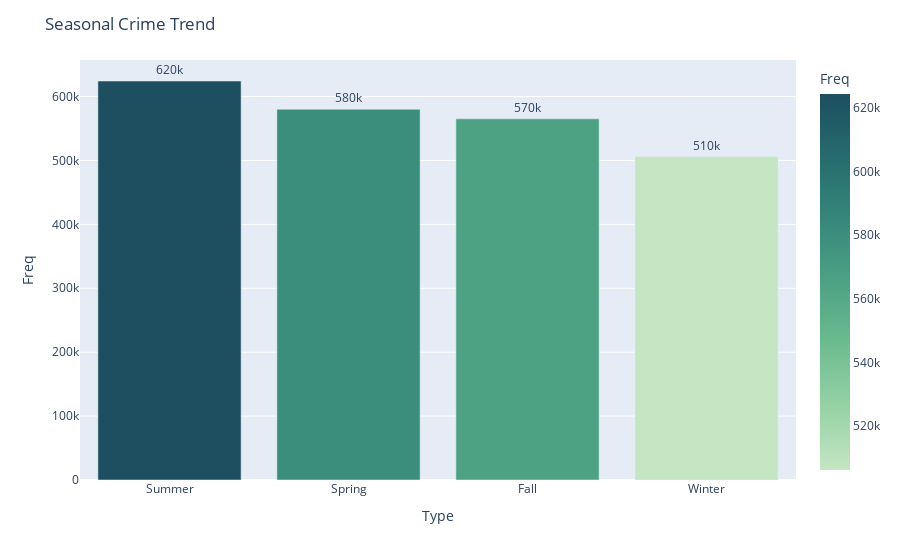

Notebook source saved alongside this figure:
### Markdown cell above
This chart clearly shows a "periodic" pattern in the crimes over many years, which shows why crimes are very predictable activity.

**Observations:**
- From the figure above, its observed that FEBRUARY recorded the least amount of crime cases and JULY is the month where crimes are comitted the most.

### Code cell
# Seasonal Trend of Crimes in Chicago
plot_counts1(c_crime_df["Season"], "Seasonal Crime Trend")

### Figure 1 — Plotly figure (JSON) as saved in the notebook; plotly's stock layout.template omitted (floating-point values rounded to 4 significant figures)
{"data": [{"alignmentgroup": "True", "hovertemplate": "Type=%{x}<br>Freq=%{marker.color}<extra></extra>", "legendgroup": "", "marker": {"color": [624350, 580196, 565141, 506149], "coloraxis": "coloraxis", "pattern": {"shape": ""}}, "name": "", "offsetgroup": "", "orientation": "v", "showlegend": false, "text": [624350, 580196, 565141, 506149], "textposition": "outside", "texttemplate": "%{text:.2s}", "type": "bar", "x": ["Summer", "Spring", "Fall", "Winter"], "xaxis": "x", "y": [624350, 580196, 565141, 506149], "yaxis": "y"}], "layout": {"autosize": true, "barmode": "relative", "coloraxis": {"colorbar": {"title": {"text": "Freq"}}, "colorscale": [[0, "rgb(196, 230, 195)"], [0.1667, "rgb(150, 210, 164)"], [0.3333, "rgb(109, 188, 144)"], [0.5, "rgb(77, 162, 132)"], [0.6667, "rgb(54, 135, 122)"], [0.8333, "rgb(38, 107, 110)"], [1, "rgb(29, 79, 96)"]]}, "legend": {"tracegroupgap": 0}, "margin": {"t": 60}, "title": {"text": "Seasonal Crime Trend"}, "uniformtext": {"minsize": 8, "mode": "hide"}, "xaxis": {"anchor": "y", "autorange": true, "domain": [0, 1], "range": [-0.5, 3.5], "title": {"text": "Type"}, "type": "category"}, "yaxis": {"anchor": "x", "autorange": true, "domain": [0, 1], "range": [0, 657200.0], "title": {"text": "Freq"}, "type": "linear"}}}
